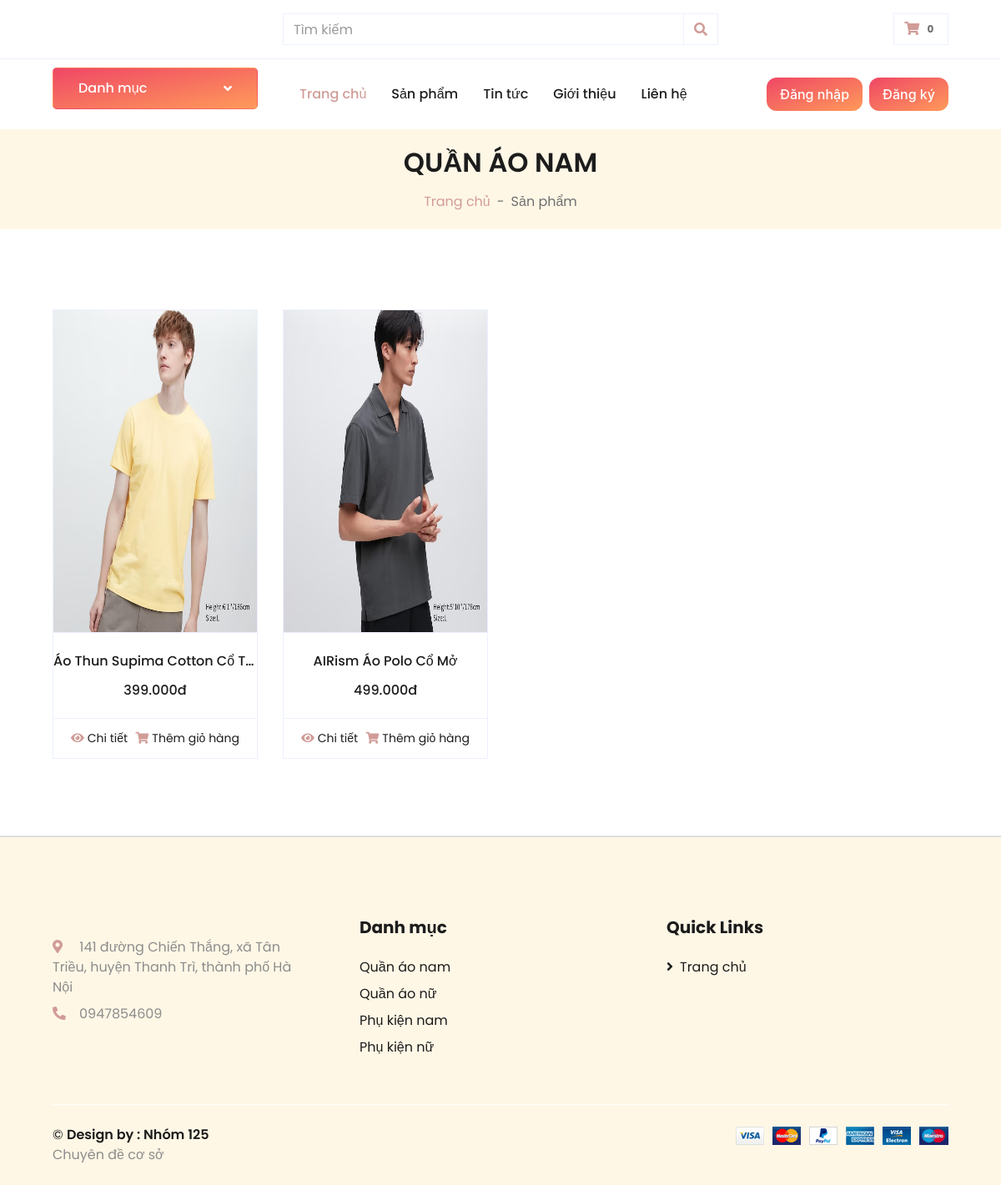
The app's page /danh-muc-san-pham.php?id=14&&slug=quan-ao-nam with its own data.
### tables this page shows
CREATE TABLE `danhmuc` (
  `tendanhmuc` varchar(255) DEFAULT NULL,
  `slug` varchar(255) DEFAULT NULL,
  `hinhanh` varchar(255) DEFAULT NULL,
  `danhmuccha_id` int(11) DEFAULT NULL,
  `created_at` timestamp NULL DEFAULT CURRENT_TIMESTAMP,
  `updated_at` timestamp NULL DEFAULT CURRENT_TIMESTAMP,
  `id` int(11) NOT NULL
);

CREATE TABLE `sanpham` (
  `tensanpham` varchar(255) NOT NULL,
  `slug` varchar(255) DEFAULT NULL,
  `danhmuc_id` int(11) DEFAULT NULL,
  `gia` int(11) DEFAULT '0',
  `soluong` int(11) DEFAULT '0',
  `giamgia` tinyint(4) DEFAULT '0',
  `hinhanh` varchar(255) DEFAULT NULL,
  `mota` text,
  `trangthai` varchar(255) DEFAULT NULL,
  `hot` tinyint(3) UNSIGNED DEFAULT '0',
  `yeuthich` int(11) DEFAULT '0',
  `nhacungcap_id` int(11) DEFAULT NULL,
  `gianhap` int(11) DEFAULT NULL,
  `pay` int(11) DEFAULT '0',
  `created_at` timestamp NULL DEFAULT CURRENT_TIMESTAMP,
  `updated_at` timestamp NULL DEFAULT CURRENT_TIMESTAMP,
  `id` int(11) NOT NULL,
  `size` varchar(100) DEFAULT NULL
);

### libraries/Database.php (called while the page is built, shortened)
<?php
    class Database
    {
        public $link;
        public function __construct()
        {
            $this->link = mysqli_connect("127.0.0.1","root","root","database_125","8889") or die ("Errors Connect DB");
            mysqli_set_charset($this->link,"utf8");
        }
        public function fetchID($table , $id )
        {
            $sql = "SELECT * FROM {$table} WHERE id = $id ";
            $result = mysqli_query($this->link,$sql) or die("Lỗi  truy vấn fetchID " .mysqli_error($this->link));
            return mysqli_fetch_assoc($result);
        }
         public function fetchAll($table)
        {
            $sql = "SELECT * FROM {$table} WHERE 1" ;
            $result = mysqli_query($this->link,$sql) or die("Lỗi Truy Vấn fetchAll " .mysqli_error($this->link));
            $data = [];
            if( $result)
            {
                while ($num = mysqli_fetch_assoc($result))
                {
                    $data[] = $num;
                }
            }
            return $data;
        }
        public  function fetchJone($table,$sql ,$page = 0,$row ,$pagi = false )
        {
            $data = [];
            if ($pagi == true )
            {
                $total = $this->totalSql($sql);
                $sotrang = ceil($total / $row);
                $start = ($page - 1 ) * $row ;
                $sql .= " LIMIT $start,$row";
                $data = [ "page" => $sotrang];
                $result = mysqli_query($this->link,$sql) or die("Lỗi truy vấn fetchJone ---- " .mysqli_error($this->link));
            }
            else
            {
                $result = mysqli_query($this->link,$sql) or die("Lỗi truy vấn fetchJone ---- " .mysqli_error($this->link));
            }
            if( $result)
            {
                while ($num = mysqli_fetch_assoc($result))
                {
                    $data[] = $num;
                }
            }
            return $data;
        }
        public function totalSql($sql)
        {
            $result = mysqli_query($this->link  , $sql);
            $count  = mysqli_num_rows($result);
            return $count;
        }
    }
?>

### autoload/autoload.php (called while the page is built, shortened)
<?php
    require_once __DIR__ . "/../libraries/Database.php";
    require_once __DIR__ . "/../libraries/Function.php";
    $db = new Database();
    $danhmuc = $db->fetchAll('danhmuc');
?>

### libraries/Function.php (called while the page is built, shortened)
                   <?php
   function base_url()
   {
      return $url  = "http://localhost:8000/";
        return 'http://'.$_SERVER["SERVER_NAME"].'/';
   }
   function formatprice($number)
   {
       $number = intval($number);
       return number_format($number, 0,',','.') ;
   }
?>

### danh-muc-san-pham.php (the view, shortened to what this page needs)
<?php
require_once __DIR__ . "/autoload/autoload.php";
    if (isset($_GET['id']) && $_GET['id']  != '')
    {
        $id = intval($_GET['id']);
    }
    if(isset($_GET['page']))
    {
        $p = $_GET['page'];
    }
    else
    {
        $p = 1;
    }
    $danhmucActive = $db->fetchID('danhmuc',$id);
    $sqldanhmuc = " SELECT sanpham.*, danhmuc.tendanhmuc as danhmuc FROM sanpham
        LEFT JOIN danhmuc ON danhmuc.id = sanpham.danhmuc_id
        WHERE 1 AND danhmuc_id = $id";
    $sanpham = $db->fetchJone('sanpham',$sqldanhmuc,$page = $p,12,true);
    if(isset($sanpham['page']))
    {
        unset($sanpham['page']);
    }
?>
<!DOCTYPE html>
<html lang="en">
<?php require_once __DIR__ . "/include/head.php";  ?>
<body>
    <?php require_once __DIR__ . "/include/top.php";  ?>
    <div class="container-fluid">
        <div class="row border-top px-xl-5">
            <div class="col-lg-3 d-none d-lg-block">
                <a class="btn shadow-none d-flex align-items-center justify-content-between bg-primary text-white w-100 danh-muc" data-toggle="collapse" href="#navbar-vertical" style="height: 65px; margin-top: -1px; padding: 0 30px;">
                    <h6 class="m-0">Danh mục</h6>
                    <i class="fa fa-angle-down text-dark"></i>
                </a>
            </div>
            <div class="col-lg-9">
                <?php require_once __DIR__ . "/include/nav.php";  ?>
            </div>
        </div>
    </div>
    <div class="container-fluid bg-secondary mb-5">
        <div class="d-flex flex-column align-items-center justify-content-center" style="min-height: 120px">
            <h2 class="font-weight-semi-bold text-uppercase mb-3"><?= $danhmucActive['tendanhmuc'] ?></h1>
            <div class="d-inline-flex">
                <p class="m-0"><a href="<?php echo base_url() ?>">Trang chủ</a></p>
                <p class="m-0 px-2">-</p>
                <p class="m-0">Sản phẩm</p>
            </div>
        </div>
    </div>
    <div class="container-fluid pt-5">
        <div class="row px-xl-5">
            <div class="col-lg-12 col-md-12">
                <div class="row pb-3">
                    <?php foreach($sanpham as $item) :?>
                        <div class="col-lg-3 col-md-6 col-sm-12 pb-1">
                        <div class="card product-item border-0 mb-4">
                            <div class="card-header product-img position-relative overflow-hidden bg-transparent border p-0">
                                <img class="img-fluid w-100" style="height: 386px;" src="<?php echo base_url() ?>/public/uploads/product/<?php echo $item['hinhanh'] ?>" alt="">
                            </div>
                            <div class="card-body border-left border-right text-center p-0 pt-4 pb-3">
                                <h6 class="text-truncate mb-3"><?php echo $item['tensanpham'] ?></h6>
                                <div class="d-flex justify-content-center">
                                    <?php if ($item['giamgia']) :?>
                                        <h6><?php echo formatprice($item['gia'] * (100 - $item['giamgia'])/100) ?> đ</h6>
                                        <h6 class="text-muted ml-2"><del><?php echo formatprice($item['gia']) ?>đ</del></h6>
                                    <?php else:?>
                                        <h6><?php echo formatprice($item['gia']) ?>đ</h6>
                                    <?php endif ;?>
                                </div>
                            </div>
                            <div class="card-footer d-flex justify-content-between bg-light border">
                                <a href="/chi-tiet-san-pham.php?id=<?php echo $item['id'] ?>--<?php echo $item['slug'] ?>" class="btn btn-sm text-dark p-0"><i class="fas fa-eye text-primary mr-1"></i>Chi tiết</a>
                                <a href="/them-gio-hang.php?id=<?php echo $item['id'] ?>" class="btn btn-sm text-dark p-0"><i class="fas fa-shopping-cart text-primary mr-1"></i>Thêm giỏ hàng</a>
                            </div>
                        </div>
                    </div>
                    <?php endforeach; ?>
                </div>
            </div>
        </div>
    </div>
    <?php  require_once __DIR__ . "/include/footer.php"; ?>
</body>
</html>

### include/footer.php (shortened to what this page needs)
<div class="container-fluid bg-secondary text-dark mt-5 pt-5 footer-master" >
        <div class="row px-xl-5 pt-5">
            <div class="col-lg-4 col-md-12 mb-5 pr-3 pr-xl-5">
                <p class="mb-2"><i class="fa fa-map-marker-alt text-primary mr-3"></i> 141 đường Chiến Thắng, xã Tân Triều, huyện Thanh Trì, thành phố Hà Nội</p>
                <p class="mb-0"><i class="fa fa-phone-alt text-primary mr-3"></i>0947854609</p>
            </div>
            <div class="col-lg-8 col-md-12">
                <div class="row">
                    <div class="col-md-6 mb-5">
                        <h5 class="font-weight-bold text-dark mb-4">Danh mục</h5>
                        <div class="d-flex flex-column justify-content-start">
                        <?php foreach($danhmuc ?? [] as $item) :?>
                            <a href="/danh-muc-san-pham.php?id=<?php echo $item['id'];?>&&slug=<?php echo $item['slug'] ?>" class="text-dark mb-2"><?= $item['tendanhmuc'] ?></a>
                        <?php endforeach ; ?>
                        </div>
                    </div>
                    <div class="col-md-6 mb-5">
                        <h5 class="font-weight-bold text-dark mb-4">Quick Links</h5>
                        <div class="d-flex flex-column justify-content-start">
                            <a class="text-dark mb-2" href="<?= base_url() ?>"><i class="fa fa-angle-right mr-2"></i>Trang chủ</a>
                        </div>
                    </div>
                </div>
            </div>
        </div>
        <div class="row border-top border-light mx-xl-5 py-4">
            <div class="col-md-6 px-xl-0">
                <p class="mb-md-0 text-center text-md-left text-dark">
                    &copy; <a class="text-dark font-weight-semi-bold" href="">Design by :  Nhóm 125 </a><br>
                     <a href="#" target="_blank">Chuyên đề cơ sở</a>
                </p>
            </div>
            <div class="col-md-6 px-xl-0 text-center text-md-right">
                <img class="img-fluid" src="img/payments.png" alt="">
            </div>
        </div>
    </div>

### include/head.php (style rules this page uses)
h6.m-0, .fa.fa-angle-down.text-dark { color: white !important; }

### include/footer.php (style rules this page uses)
.footer-master { border-top: 2px solid #dedede; background: #f0f; padding-top :1px; }
.footer-master p, .footer-master a { color: #8c8c8c; }

### records on screen
danhmuc: tendanhmuc "QUẦN ÁO NAM", tendanhmuc "Quần áo nam"
sanpham: hinhanh (picture), tensanpham "Áo Thun Supima Cotton Cổ T…", gia "399.000"
sanpham: hinhanh (picture), tensanpham "AIRism Áo Polo Cổ Mở", gia "499.000"
danhmuc: tendanhmuc "Quần áo nữ"
danhmuc: tendanhmuc "Phụ kiện nam"
danhmuc: tendanhmuc "Phụ kiện nữ"

### other values on screen
$tongsanphamgiohang "0"
